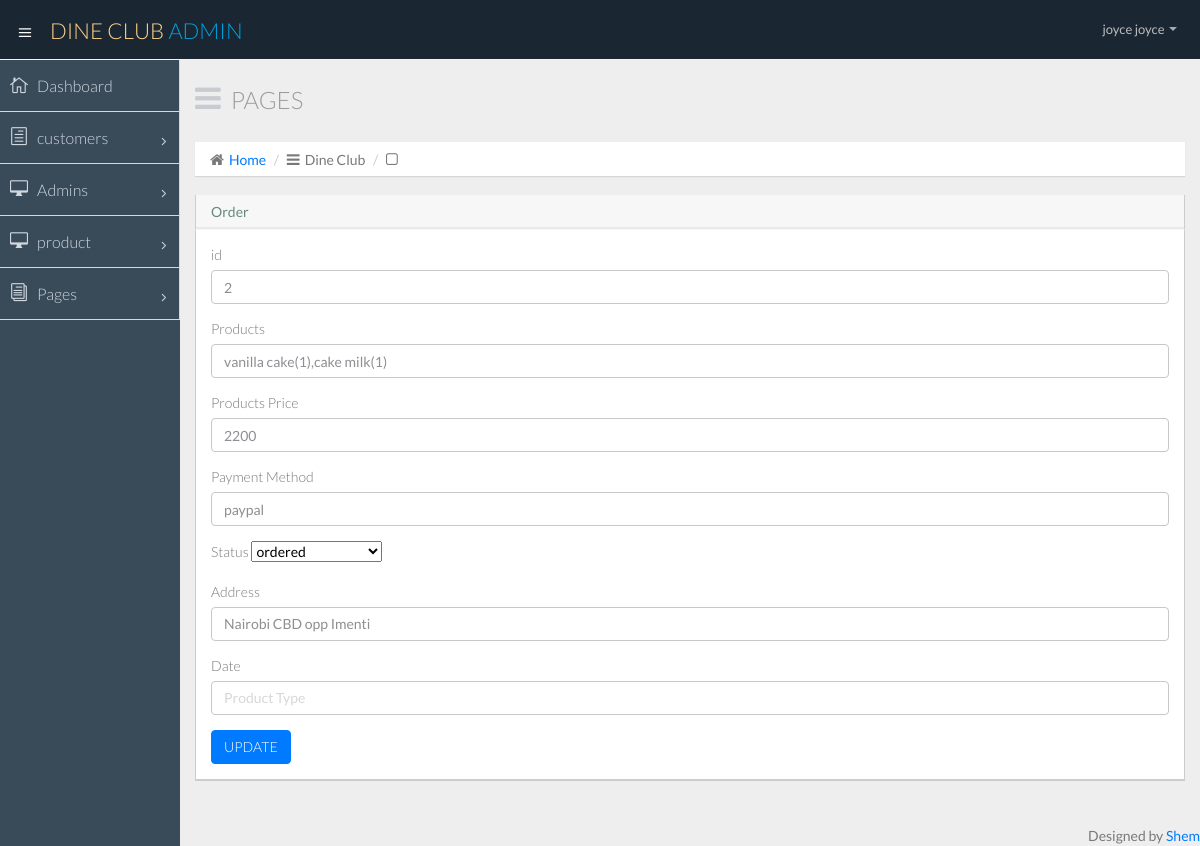
The app's page /admin/edit-order.php?id=2 (signed in) with its own data.
### tables this page shows
CREATE TABLE `user` (
  `email` varchar(40) NOT NULL,
  `firstname` varchar(15) NOT NULL,
  `lastname` varchar(15) NOT NULL,
  `username` varchar(16) NOT NULL,
  `password` varchar(16) NOT NULL,
  `user_id` int(8) NOT NULL
);

CREATE TABLE `orders` (
  `Order_id` int(11) NOT NULL,
  `customer_id` int(10) NOT NULL,
  `products` varchar(600) NOT NULL,
  `price` int(8) NOT NULL,
  `email` varchar(40) NOT NULL,
  `phone` int(15) NOT NULL,
  `address` varchar(150) DEFAULT NULL,
  `name` text NOT NULL,
  `pmode` varchar(30) NOT NULL,
  `order_number` varchar(20) NOT NULL,
  `date` varchar(100) DEFAULT NULL,
  `status` varchar(20) DEFAULT NULL
);

### admin/sess.php (called while the page is built, shortened)
<?php
	require 'config.php';
	if(!ISSET($_SESSION['user_id'])){
		header("location: index.php");
	}else{
		$session_id=$_SESSION['user_id'];
		$user_query = $conn->query("SELECT * FROM user WHERE user_id = '$session_id'") or die("unable to get your name");
		$user_row = $user_query->fetch_array();
	}
?>

### admin/edit-order.php (the view, shortened to what this page needs)
<?php include ('sess.php');?>
<?php
require_once 'config.php';
$id = isset($_GET['id']) ? $_GET['id'] : '0';
$sql= "SELECT * FROM orders WHERE Order_id=$id";
$result =mysqli_query($conn,$sql);
$row = mysqli_fetch_assoc($result);
?>
<!DOCTYPE html>
<html lang="en">
<head>
  <title><?php include ('../name.php');?> Dasboard</title>
  <link href="css/bootstrap.min.css" rel="stylesheet">
  <link href="css/bootstrap-theme.css" rel="stylesheet">
  <link href="css/elegant-icons-style.css" rel="stylesheet" />
  <link href="css/font-awesome.min.css" rel="stylesheet" />
  <link href="css/style.css" rel="stylesheet">
  <link href="css/style-responsive.css" rel="stylesheet" />
</head>
<body>
  <section id="container" class="">
    <header class="header dark-bg">
      <div class="toggle-nav">
        <div class="icon-reorder tooltips" data-original-title="Toggle Navigation" data-placement="bottom"><i class="icon_menu"></i></div>
      </div>
      <a href="dashboard.php" class="logo"><?php include ('../name.php');?> <span class="lite">Admin</span></a>
      <div class="top-nav notification-row">
        <ul class="nav pull-right top-menu">
          <li class="dropdown">
            <a data-toggle="dropdown" class="dropdown-toggle" href="#">
                            <span class="username">
<?php echo $user_username = $user_row['firstname']." ".$user_row['lastname'];?>
                            </span>
                            <b class="caret"></b>
                        </a>
          </li>
        </ul>
      </div>
    </header>
    <aside>
      <div id="sidebar" class="nav-collapse ">
        <ul class="sidebar-menu">
          <li class="">
            <a class="" href="dashboard.php">
                          <i class="icon_house_alt"></i>
                          <span>Dashboard</span>
                      </a>
          </li>
          <li class="sub-menu">
            <a href="javascript:;" class="">
                          <i class="icon_document_alt"></i>
                          <span>customers</span>
                          <span class="menu-arrow arrow_carrot-right"></span>
                      </a>
          </li>
          <li class="sub-menu">
            <a href="javascript:;" class="">
                          <i class="icon_desktop"></i>
                          <span>Admins</span>
                          <span class="menu-arrow arrow_carrot-right"></span>
                      </a>
          </li>
          <li class="sub-menu">
            <a href="javascript:;" class="">
                          <i class="icon_desktop"></i>
                          <span>product</span>
                          <span class="menu-arrow arrow_carrot-right"></span>
                      </a>
          </li>
          <li class="sub-menu ">
            <a href="javascript:;" class="">
                          <i class="icon_documents_alt"></i>
                          <span>Pages</span>
                          <span class="menu-arrow arrow_carrot-right"></span>
                      </a>
          </li>
        </ul>
      </div>
    </aside>
    <section id="main-content">
      <section class="wrapper">
        <div class="row">
          <div class="col-lg-12">
            <h3 class="page-header"><i class="fa fa fa-bars"></i> Pages</h3>
            <ol class="breadcrumb">
              <li><i class="fa fa-home"></i><a href="dashboard.php">Home</a></li>
              <li><i class="fa fa-bars"></i><?php include ('../name.php');?></li>
              <li><i class="fa fa-square-o"></i></li>
            </ol>
          </div>
        </div>
        <section class="panel">
              <header class="panel-heading">
                Order
              </header>
              <div class="panel-body">
                <form role="form" method="POST" enctype="multipart/form-data"  action="edit-order.php">
                <div class="form-group">
                    <label for="exampleInputEmail1">id</label>
                    <input type="text" class="form-control" value="<?php echo $row['Order_id']; ?>" name="id" id="exampleInputEmail1" placeholder="Enter Product Name">
                  </div>
                  <div class="form-group">
                    <label for="exampleInputEmail1">Products</label>
                    <input type="text" class="form-control" value="<?php echo $row['products']; ?>" name="products" id="exampleInputEmail1" placeholder="Enter Product Name">
                  </div>
                  <div class="form-group">
                    <label for="exampleInputEmail1">Products Price</label>
                    <input type="number" class="form-control" name="price" value="<?php echo $row['price']; ?>" id="exampleInputEmail1" placeholder="Enter Product Price">
                  </div>
                  <div class="form-group">
                    <label for="exampleInputEmail1">Payment Method</label>
                    <input type="text" class="form-control" name="pmode" value="<?php echo $row['pmode']; ?>" id="exampleInputEmail1" placeholder="Enter Product Price">
                  </div>
                  <div class="form-group">
                  <label for="exampleInputEmail1">Status</label>
                  <select class="form-select form-select-lg mb-3" name="status" aria-label=".form-select-lg example">
                    <option selected><?php echo $row['status']; ?></option>
                  </select>
                  </div>
                  <div class="form-group">
                    <label for="exampleInputEmail1">Address</label>
                    <input type="text" class="form-control" name="address" value="<?php echo $row['address']; ?>" id="exampleInputEmail1" placeholder="Enter Product Price">
                  </div>
                 <div class="form-group">
                    <label for="exampleInputEmail1">Date</label>
                    <input type="text" name="date" value="<?php echo $row['date']; ?>" class="form-control" id="exampleInputEmail1" placeholder="Product Type">
                  </div>
                  <button type="submit" name="ok" class="btn btn-primary">UPDATE</button>
                </form>
              </div>
            </section>
      </section>
    </section>
    <div class="text-right">
      <div class="credits">
          Designed by <a href="">Shem</a>
        </div>
    </div>
  </section>
</body>
</html>

### records on screen
user: firstname+lastname "joyce joyce"
orders: id "2", products "vanilla cake(1),cake milk(1)", price "2200", pmode "paypal", status "ordered", address "Nairobi CBD opp Imenti"
